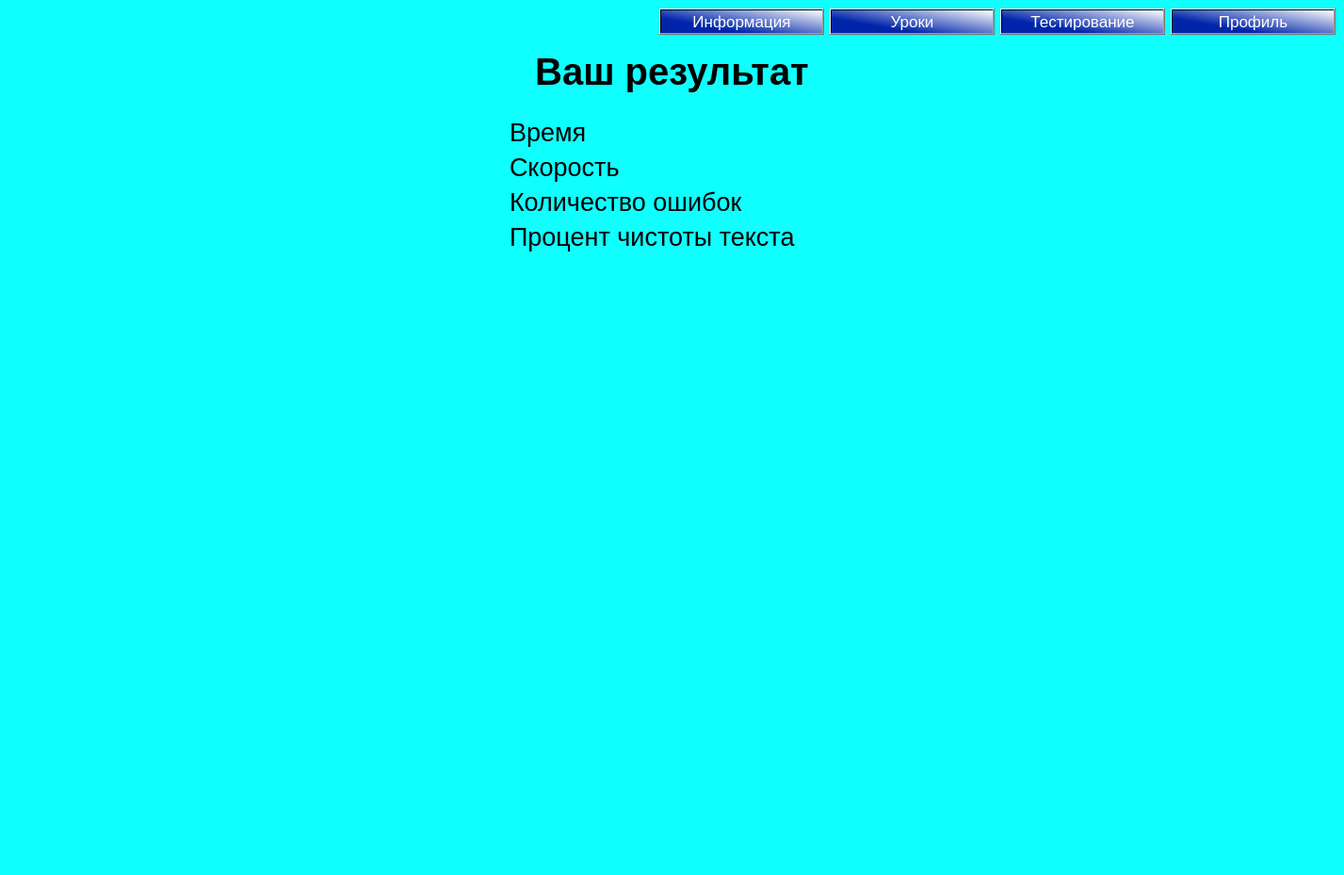
<?xml version="1.0" encoding="UTF-8"?>
<ui version="4.0">
 <class>MainWindow</class>
 <widget class="QMainWindow" name="MainWindow">
  <property name="enabled">
   <bool>true</bool>
  </property>
  <property name="geometry">
   <rect>
    <x>0</x>
    <y>0</y>
    <width>1427</width>
    <height>929</height>
   </rect>
  </property>
  <property name="windowTitle">
   <string>MainWindow</string>
  </property>
  <property name="styleSheet">
   <string notr="true">background-color: rgb(15, 255, 255);</string>
  </property>
  <widget class="QWidget" name="centralwidget">
   <layout class="QVBoxLayout" name="verticalLayout_3">
    <item>
     <layout class="QHBoxLayout" name="horizontalLayout">
      <property name="sizeConstraint">
       <enum>QLayout::SetDefaultConstraint</enum>
      </property>
      <item>
       <spacer name="horizofdsntalSpacer">
        <property name="orientation">
         <enum>Qt::Horizontal</enum>
        </property>
        <property name="sizeHint" stdset="0">
         <size>
          <width>40</width>
          <height>20</height>
         </size>
        </property>
       </spacer>
      </item>
      <item>
       <widget class="QPushButton" name="btn_informational">
        <property name="sizePolicy">
         <sizepolicy hsizetype="Fixed" vsizetype="Fixed">
          <horstretch>0</horstretch>
          <verstretch>0</verstretch>
         </sizepolicy>
        </property>
        <property name="minimumSize">
         <size>
          <width>175</width>
          <height>0</height>
         </size>
        </property>
        <property name="maximumSize">
         <size>
          <width>200</width>
          <height>32</height>
         </size>
        </property>
        <property name="font">
         <font>
          <pointsize>13</pointsize>
         </font>
        </property>
        <property name="styleSheet">
         <string notr="true">background-color: qlineargradient(spread:pad, x1:0.045, y1:0.761364, x2:1, y2:0, stop:0.186441 rgba(0, 37, 170, 255), stop:1 rgba(255, 255, 255, 255));
color: rgb(255, 255, 255);</string>
        </property>
        <property name="text">
         <string>Информация</string>
        </property>
       </widget>
      </item>
      <item>
       <widget class="QPushButton" name="btn_user_lessons">
        <property name="sizePolicy">
         <sizepolicy hsizetype="Fixed" vsizetype="Fixed">
          <horstretch>0</horstretch>
          <verstretch>0</verstretch>
         </sizepolicy>
        </property>
        <property name="minimumSize">
         <size>
          <width>175</width>
          <height>0</height>
         </size>
        </property>
        <property name="maximumSize">
         <size>
          <width>200</width>
          <height>32</height>
         </size>
        </property>
        <property name="font">
         <font>
          <pointsize>13</pointsize>
         </font>
        </property>
        <property name="styleSheet">
         <string notr="true">background-color: qlineargradient(spread:pad, x1:0.045, y1:0.761364, x2:1, y2:0, stop:0.186441 rgba(0, 37, 170, 255), stop:1 rgba(255, 255, 255, 255));
color: rgb(255, 255, 255);</string>
        </property>
        <property name="text">
         <string>Уроки</string>
        </property>
       </widget>
      </item>
      <item>
       <widget class="QPushButton" name="btn_testing">
        <property name="sizePolicy">
         <sizepolicy hsizetype="Fixed" vsizetype="Fixed">
          <horstretch>0</horstretch>
          <verstretch>0</verstretch>
         </sizepolicy>
        </property>
        <property name="minimumSize">
         <size>
          <width>175</width>
          <height>0</height>
         </size>
        </property>
        <property name="maximumSize">
         <size>
          <width>200</width>
          <height>32</height>
         </size>
        </property>
        <property name="font">
         <font>
          <pointsize>13</pointsize>
         </font>
        </property>
        <property name="styleSheet">
         <string notr="true">background-color: qlineargradient(spread:pad, x1:0.045, y1:0.761364, x2:1, y2:0, stop:0.186441 rgba(0, 37, 170, 255), stop:1 rgba(255, 255, 255, 255));
color: rgb(255, 255, 255);</string>
        </property>
        <property name="text">
         <string>Тестирование</string>
        </property>
       </widget>
      </item>
      <item>
       <widget class="QPushButton" name="btn_profile">
        <property name="sizePolicy">
         <sizepolicy hsizetype="Fixed" vsizetype="Fixed">
          <horstretch>0</horstretch>
          <verstretch>0</verstretch>
         </sizepolicy>
        </property>
        <property name="minimumSize">
         <size>
          <width>175</width>
          <height>0</height>
         </size>
        </property>
        <property name="maximumSize">
         <size>
          <width>200</width>
          <height>32</height>
         </size>
        </property>
        <property name="font">
         <font>
          <pointsize>13</pointsize>
         </font>
        </property>
        <property name="styleSheet">
         <string notr="true">background-color: qlineargradient(spread:pad, x1:0.045, y1:0.761364, x2:1, y2:0, stop:0.186441 rgba(0, 37, 170, 255), stop:1 rgba(255, 255, 255, 255));
color: rgb(255, 255, 255);</string>
        </property>
        <property name="text">
         <string>Профиль</string>
        </property>
       </widget>
      </item>
     </layout>
    </item>
    <item>
     <spacer name="verticalSpacer_2">
      <property name="orientation">
       <enum>Qt::Vertical</enum>
      </property>
      <property name="sizeType">
       <enum>QSizePolicy::Fixed</enum>
      </property>
      <property name="sizeHint" stdset="0">
       <size>
        <width>20</width>
        <height>10</height>
       </size>
      </property>
     </spacer>
    </item>
    <item>
     <layout class="QHBoxLayout" name="horizontalLayout_8">
      <item>
       <widget class="QLabel" name="label">
        <property name="font">
         <font>
          <pointsize>30</pointsize>
          <weight>75</weight>
          <bold>true</bold>
         </font>
        </property>
        <property name="text">
         <string>Ваш результат</string>
        </property>
        <property name="alignment">
         <set>Qt::AlignCenter</set>
        </property>
       </widget>
      </item>
     </layout>
    </item>
    <item>
     <spacer name="verticalSpacer_3">
      <property name="orientation">
       <enum>Qt::Vertical</enum>
      </property>
      <property name="sizeType">
       <enum>QSizePolicy::Fixed</enum>
      </property>
      <property name="sizeHint" stdset="0">
       <size>
        <width>20</width>
        <height>20</height>
       </size>
      </property>
     </spacer>
    </item>
    <item>
     <layout class="QGridLayout" name="gridLayout">
      <property name="horizontalSpacing">
       <number>25</number>
      </property>
      <item row="1" column="1">
       <widget class="QLabel" name="label_3">
        <property name="font">
         <font>
          <pointsize>20</pointsize>
         </font>
        </property>
        <property name="text">
         <string>Скорость</string>
        </property>
       </widget>
      </item>
      <item row="2" column="1">
       <widget class="QLabel" name="label_6">
        <property name="font">
         <font>
          <pointsize>20</pointsize>
         </font>
        </property>
        <property name="text">
         <string>Количество ошибок</string>
        </property>
       </widget>
      </item>
      <item row="1" column="0">
       <spacer name="horizontalSpacer">
        <property name="orientation">
         <enum>Qt::Horizontal</enum>
        </property>
        <property name="sizeHint" stdset="0">
         <size>
          <width>40</width>
          <height>20</height>
         </size>
        </property>
       </spacer>
      </item>
      <item row="2" column="2">
       <widget class="QLabel" name="count_mistakes_result">
        <property name="font">
         <font>
          <pointsize>20</pointsize>
         </font>
        </property>
        <property name="text">
         <string/>
        </property>
       </widget>
      </item>
      <item row="0" column="2">
       <widget class="QLabel" name="times_result">
        <property name="font">
         <font>
          <pointsize>20</pointsize>
         </font>
        </property>
        <property name="text">
         <string/>
        </property>
       </widget>
      </item>
      <item row="3" column="1">
       <widget class="QLabel" name="label_8">
        <property name="font">
         <font>
          <pointsize>20</pointsize>
         </font>
        </property>
        <property name="text">
         <string>Процент чистоты текста</string>
        </property>
       </widget>
      </item>
      <item row="1" column="2">
       <widget class="QLabel" name="speed_result">
        <property name="font">
         <font>
          <pointsize>20</pointsize>
         </font>
        </property>
        <property name="text">
         <string/>
        </property>
       </widget>
      </item>
      <item row="0" column="1">
       <widget class="QLabel" name="label_2">
        <property name="font">
         <font>
          <pointsize>20</pointsize>
         </font>
        </property>
        <property name="text">
         <string>Время</string>
        </property>
       </widget>
      </item>
      <item row="3" column="2">
       <widget class="QLabel" name="percent_text_result">
        <property name="font">
         <font>
          <pointsize>20</pointsize>
         </font>
        </property>
        <property name="text">
         <string/>
        </property>
       </widget>
      </item>
      <item row="1" column="3">
       <spacer name="horizontalSpacer_2">
        <property name="orientation">
         <enum>Qt::Horizontal</enum>
        </property>
        <property name="sizeHint" stdset="0">
         <size>
          <width>40</width>
          <height>20</height>
         </size>
        </property>
       </spacer>
      </item>
     </layout>
    </item>
    <item>
     <spacer name="verticalSpacer">
      <property name="orientation">
       <enum>Qt::Vertical</enum>
      </property>
      <property name="sizeHint" stdset="0">
       <size>
        <width>20</width>
        <height>40</height>
       </size>
      </property>
     </spacer>
    </item>
   </layout>
  </widget>
  <widget class="QMenuBar" name="menubar">
   <property name="geometry">
    <rect>
     <x>0</x>
     <y>0</y>
     <width>1427</width>
     <height>21</height>
    </rect>
   </property>
  </widget>
  <widget class="QStatusBar" name="statusbar"/>
 </widget>
 <resources/>
 <connections/>
</ui>
